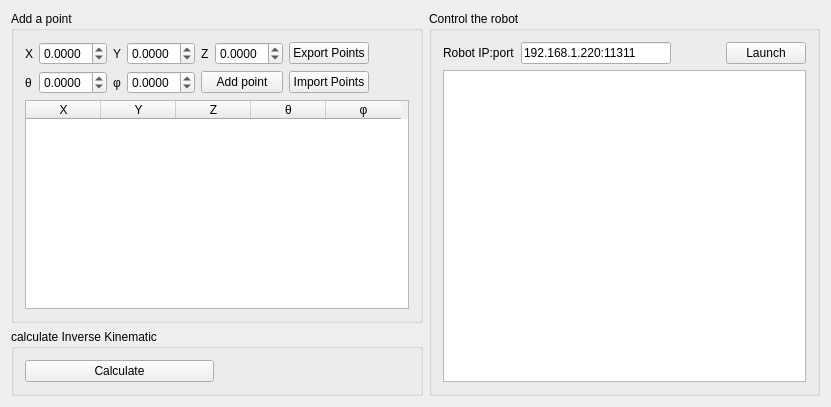
<?xml version="1.0" encoding="UTF-8"?>
<ui version="4.0">
 <class>MainWindow</class>
 <widget class="QWidget" name="MainWindow">
  <property name="geometry">
   <rect>
    <x>0</x>
    <y>0</y>
    <width>831</width>
    <height>407</height>
   </rect>
  </property>
  <property name="windowTitle">
   <string>Robot launcher GUI</string>
  </property>
  <layout class="QGridLayout" name="gridLayout_2">
   <item row="0" column="0">
    <layout class="QGridLayout" name="gridLayout">
     <item row="0" column="0">
      <widget class="QGroupBox" name="addPointGroupBox">
       <property name="title">
        <string>Add a point</string>
       </property>
       <layout class="QVBoxLayout" name="verticalLayout">
        <item>
         <layout class="QGridLayout" name="addPointInputLayout">
          <item row="0" column="1">
           <widget class="QDoubleSpinBox" name="xSpinBox">
            <property name="maximumSize">
             <size>
              <width>75</width>
              <height>16777215</height>
             </size>
            </property>
            <property name="decimals">
             <number>4</number>
            </property>
            <property name="minimum">
             <double>-2.000000000000000</double>
            </property>
            <property name="maximum">
             <double>2.000000000000000</double>
            </property>
            <property name="singleStep">
             <double>0.001000000000000</double>
            </property>
           </widget>
          </item>
          <item row="1" column="2">
           <widget class="QLabel" name="phiLabel">
            <property name="text">
             <string>φ</string>
            </property>
           </widget>
          </item>
          <item row="1" column="0">
           <widget class="QLabel" name="thetaLabel">
            <property name="text">
             <string>θ</string>
            </property>
           </widget>
          </item>
          <item row="0" column="7">
           <spacer name="horizontalSpacer_3">
            <property name="orientation">
             <enum>Qt::Horizontal</enum>
            </property>
            <property name="sizeHint" stdset="0">
             <size>
              <width>40</width>
              <height>20</height>
             </size>
            </property>
           </spacer>
          </item>
          <item row="0" column="4">
           <widget class="QLabel" name="zLabel">
            <property name="text">
             <string>Z</string>
            </property>
           </widget>
          </item>
          <item row="0" column="2">
           <widget class="QLabel" name="yLabel">
            <property name="text">
             <string>Y</string>
            </property>
           </widget>
          </item>
          <item row="1" column="4" colspan="2">
           <widget class="QPushButton" name="addPointButton">
            <property name="text">
             <string>Add point</string>
            </property>
           </widget>
          </item>
          <item row="0" column="0">
           <widget class="QLabel" name="xLabel">
            <property name="text">
             <string>X</string>
            </property>
           </widget>
          </item>
          <item row="1" column="1">
           <widget class="QDoubleSpinBox" name="thetaSpinBox">
            <property name="maximumSize">
             <size>
              <width>75</width>
              <height>16777215</height>
             </size>
            </property>
            <property name="decimals">
             <number>4</number>
            </property>
            <property name="minimum">
             <double>-7.000000000000000</double>
            </property>
            <property name="maximum">
             <double>7.000000000000000</double>
            </property>
            <property name="singleStep">
             <double>0.001000000000000</double>
            </property>
           </widget>
          </item>
          <item row="0" column="3">
           <widget class="QDoubleSpinBox" name="ySpinBox">
            <property name="maximumSize">
             <size>
              <width>75</width>
              <height>16777215</height>
             </size>
            </property>
            <property name="decimals">
             <number>4</number>
            </property>
            <property name="minimum">
             <double>-2.000000000000000</double>
            </property>
            <property name="maximum">
             <double>2.000000000000000</double>
            </property>
            <property name="singleStep">
             <double>0.001000000000000</double>
            </property>
           </widget>
          </item>
          <item row="1" column="3">
           <widget class="QDoubleSpinBox" name="phiSpinBox">
            <property name="maximumSize">
             <size>
              <width>75</width>
              <height>16777215</height>
             </size>
            </property>
            <property name="decimals">
             <number>4</number>
            </property>
            <property name="minimum">
             <double>-7.000000000000000</double>
            </property>
            <property name="maximum">
             <double>7.000000000000000</double>
            </property>
            <property name="singleStep">
             <double>0.001000000000000</double>
            </property>
           </widget>
          </item>
          <item row="0" column="5">
           <widget class="QDoubleSpinBox" name="zSpinBox">
            <property name="maximumSize">
             <size>
              <width>75</width>
              <height>16777215</height>
             </size>
            </property>
            <property name="decimals">
             <number>4</number>
            </property>
            <property name="minimum">
             <double>-2.000000000000000</double>
            </property>
            <property name="maximum">
             <double>2.000000000000000</double>
            </property>
            <property name="singleStep">
             <double>0.001000000000000</double>
            </property>
           </widget>
          </item>
          <item row="0" column="6">
           <widget class="QPushButton" name="exportPointsButton">
            <property name="text">
             <string>Export Points</string>
            </property>
           </widget>
          </item>
          <item row="1" column="6">
           <widget class="QPushButton" name="importPointsButton">
            <property name="text">
             <string>Import Points</string>
            </property>
           </widget>
          </item>
         </layout>
        </item>
        <item>
         <widget class="QTableWidget" name="pointList">
          <property name="editTriggers">
           <set>QAbstractItemView::DoubleClicked</set>
          </property>
          <attribute name="horizontalHeaderDefaultSectionSize">
           <number>75</number>
          </attribute>
          <attribute name="horizontalHeaderMinimumSectionSize">
           <number>75</number>
          </attribute>
          <column>
           <property name="text">
            <string>X</string>
           </property>
          </column>
          <column>
           <property name="text">
            <string>Y</string>
           </property>
          </column>
          <column>
           <property name="text">
            <string>Z</string>
           </property>
          </column>
          <column>
           <property name="text">
            <string>θ</string>
           </property>
          </column>
          <column>
           <property name="text">
            <string>φ</string>
           </property>
          </column>
         </widget>
        </item>
       </layout>
      </widget>
     </item>
     <item row="1" column="0">
      <widget class="QGroupBox" name="inverseKinGroupBox">
       <property name="title">
        <string>calculate Inverse Kinematic</string>
       </property>
       <layout class="QHBoxLayout" name="horizontalLayout_2">
        <item>
         <widget class="QPushButton" name="calculateButton">
          <property name="text">
           <string>Calculate</string>
          </property>
         </widget>
        </item>
        <item>
         <widget class="QLabel" name="resultPathLabel">
          <property name="text">
           <string/>
          </property>
         </widget>
        </item>
       </layout>
      </widget>
     </item>
     <item row="0" column="1" rowspan="2">
      <widget class="QGroupBox" name="robotControlGroupBox">
       <property name="title">
        <string>Control the robot</string>
       </property>
       <layout class="QVBoxLayout" name="verticalLayout_4">
        <item>
         <layout class="QHBoxLayout" name="horizontalLayout">
          <item>
           <widget class="QLabel" name="iplabel">
            <property name="text">
             <string>Robot IP:port</string>
            </property>
           </widget>
          </item>
          <item>
           <widget class="QLineEdit" name="ipLineEdit">
            <property name="minimumSize">
             <size>
              <width>150</width>
              <height>0</height>
             </size>
            </property>
            <property name="maximumSize">
             <size>
              <width>150</width>
              <height>16777215</height>
             </size>
            </property>
            <property name="autoFillBackground">
             <bool>false</bool>
            </property>
            <property name="styleSheet">
             <string notr="true"/>
            </property>
            <property name="inputMask">
             <string/>
            </property>
            <property name="text">
             <string>192.168.1.220:11311</string>
            </property>
            <property name="clearButtonEnabled">
             <bool>false</bool>
            </property>
           </widget>
          </item>
          <item>
           <spacer name="horizontalSpacer">
            <property name="orientation">
             <enum>Qt::Horizontal</enum>
            </property>
            <property name="sizeHint" stdset="0">
             <size>
              <width>40</width>
              <height>20</height>
             </size>
            </property>
           </spacer>
          </item>
          <item>
           <widget class="QPushButton" name="launchButton">
            <property name="text">
             <string>Launch</string>
            </property>
           </widget>
          </item>
         </layout>
        </item>
        <item>
         <widget class="QTextEdit" name="consoleOutput">
          <property name="textInteractionFlags">
           <set>Qt::TextSelectableByKeyboard|Qt::TextSelectableByMouse</set>
          </property>
         </widget>
        </item>
       </layout>
      </widget>
     </item>
    </layout>
   </item>
  </layout>
 </widget>
 <layoutdefault spacing="6" margin="11"/>
 <resources/>
 <connections/>
</ui>
